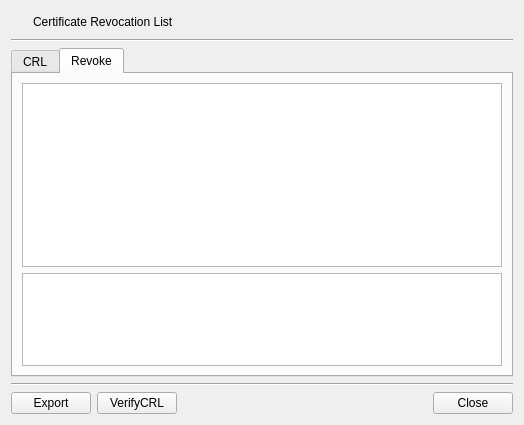
<?xml version="1.0" encoding="UTF-8"?>
<ui version="4.0">
 <class>CRLInfoDlg</class>
 <widget class="QDialog" name="CRLInfoDlg">
  <property name="geometry">
   <rect>
    <x>0</x>
    <y>0</y>
    <width>524</width>
    <height>425</height>
   </rect>
  </property>
  <property name="windowTitle">
   <string>CRL information</string>
  </property>
  <layout class="QVBoxLayout" name="verticalLayout_3">
   <item>
    <layout class="QGridLayout" name="gridLayout">
     <property name="topMargin">
      <number>0</number>
     </property>
     <item row="0" column="0">
      <widget class="QPushButton" name="mCRLBtn">
       <property name="minimumSize">
        <size>
         <width>16</width>
         <height>0</height>
        </size>
       </property>
       <property name="maximumSize">
        <size>
         <width>16</width>
         <height>16777215</height>
        </size>
       </property>
       <property name="text">
        <string/>
       </property>
       <property name="icon">
        <iconset>
         <normaloff>:/images/crl.png</normaloff>:/images/crl.png</iconset>
       </property>
       <property name="flat">
        <bool>true</bool>
       </property>
      </widget>
     </item>
     <item row="0" column="1">
      <widget class="QLabel" name="mHeadLabel">
       <property name="text">
        <string>Certificate Revocation List</string>
       </property>
      </widget>
     </item>
     <item row="0" column="2">
      <spacer name="horizontalSpacer_2">
       <property name="orientation">
        <enum>Qt::Horizontal</enum>
       </property>
       <property name="sizeHint" stdset="0">
        <size>
         <width>40</width>
         <height>20</height>
        </size>
       </property>
      </spacer>
     </item>
    </layout>
   </item>
   <item>
    <widget class="Line" name="line_2">
     <property name="orientation">
      <enum>Qt::Horizontal</enum>
     </property>
    </widget>
   </item>
   <item>
    <widget class="QTabWidget" name="tabWidget">
     <property name="minimumSize">
      <size>
       <width>500</width>
       <height>0</height>
      </size>
     </property>
     <property name="currentIndex">
      <number>1</number>
     </property>
     <widget class="QWidget" name="mCRLTab">
      <attribute name="title">
       <string>CRL</string>
      </attribute>
      <layout class="QVBoxLayout" name="verticalLayout">
       <item>
        <widget class="QTableWidget" name="mCRLListTable">
         <property name="minimumSize">
          <size>
           <width>400</width>
           <height>200</height>
          </size>
         </property>
         <attribute name="horizontalHeaderHighlightSections">
          <bool>false</bool>
         </attribute>
        </widget>
       </item>
       <item>
        <widget class="QPlainTextEdit" name="mCRLDetailText">
         <property name="maximumSize">
          <size>
           <width>16777215</width>
           <height>100</height>
          </size>
         </property>
         <property name="palette">
          <palette>
           <active>
            <colorrole role="Base">
             <brush brushstyle="SolidPattern">
              <color alpha="255">
               <red>221</red>
               <green>221</green>
               <blue>255</blue>
              </color>
             </brush>
            </colorrole>
           </active>
           <inactive>
            <colorrole role="Base">
             <brush brushstyle="SolidPattern">
              <color alpha="255">
               <red>221</red>
               <green>221</green>
               <blue>255</blue>
              </color>
             </brush>
            </colorrole>
           </inactive>
           <disabled>
            <colorrole role="Base">
             <brush brushstyle="SolidPattern">
              <color alpha="255">
               <red>240</red>
               <green>240</green>
               <blue>240</blue>
              </color>
             </brush>
            </colorrole>
           </disabled>
          </palette>
         </property>
         <property name="readOnly">
          <bool>true</bool>
         </property>
        </widget>
       </item>
      </layout>
     </widget>
     <widget class="QWidget" name="mRevokeTab">
      <attribute name="title">
       <string>Revoke</string>
      </attribute>
      <layout class="QVBoxLayout" name="verticalLayout_2">
       <item>
        <widget class="QTableWidget" name="mRevokeListTable">
         <attribute name="horizontalHeaderHighlightSections">
          <bool>false</bool>
         </attribute>
        </widget>
       </item>
       <item>
        <widget class="QTableWidget" name="mRevokeDetailTable">
         <property name="maximumSize">
          <size>
           <width>16777215</width>
           <height>100</height>
          </size>
         </property>
         <attribute name="horizontalHeaderHighlightSections">
          <bool>false</bool>
         </attribute>
        </widget>
       </item>
      </layout>
     </widget>
    </widget>
   </item>
   <item>
    <widget class="Line" name="line">
     <property name="orientation">
      <enum>Qt::Horizontal</enum>
     </property>
    </widget>
   </item>
   <item>
    <layout class="QGridLayout" name="gridLayout_2">
     <property name="topMargin">
      <number>0</number>
     </property>
     <item row="0" column="1">
      <widget class="QPushButton" name="mVerifyCRLBtn">
       <property name="text">
        <string>VerifyCRL</string>
       </property>
      </widget>
     </item>
     <item row="0" column="3">
      <widget class="QPushButton" name="mCloseBtn">
       <property name="text">
        <string>Close</string>
       </property>
      </widget>
     </item>
     <item row="0" column="2">
      <spacer name="horizontalSpacer">
       <property name="orientation">
        <enum>Qt::Horizontal</enum>
       </property>
       <property name="sizeHint" stdset="0">
        <size>
         <width>40</width>
         <height>20</height>
        </size>
       </property>
      </spacer>
     </item>
     <item row="0" column="0">
      <widget class="QPushButton" name="mExportBtn">
       <property name="text">
        <string>Export</string>
       </property>
      </widget>
     </item>
    </layout>
   </item>
  </layout>
 </widget>
 <tabstops>
  <tabstop>mCRLBtn</tabstop>
  <tabstop>tabWidget</tabstop>
  <tabstop>mCRLListTable</tabstop>
  <tabstop>mCRLDetailText</tabstop>
  <tabstop>mRevokeListTable</tabstop>
  <tabstop>mRevokeDetailTable</tabstop>
  <tabstop>mExportBtn</tabstop>
  <tabstop>mVerifyCRLBtn</tabstop>
  <tabstop>mCloseBtn</tabstop>
 </tabstops>
 <resources/>
 <connections/>
</ui>
